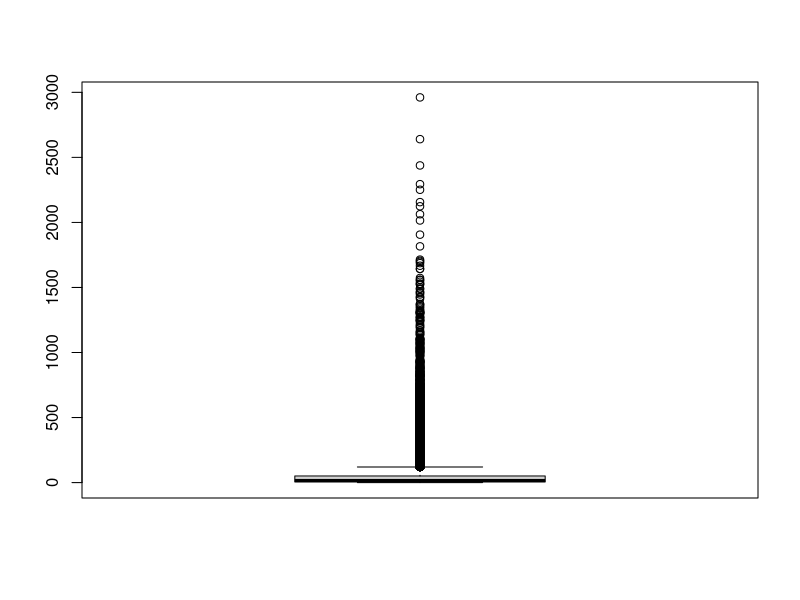
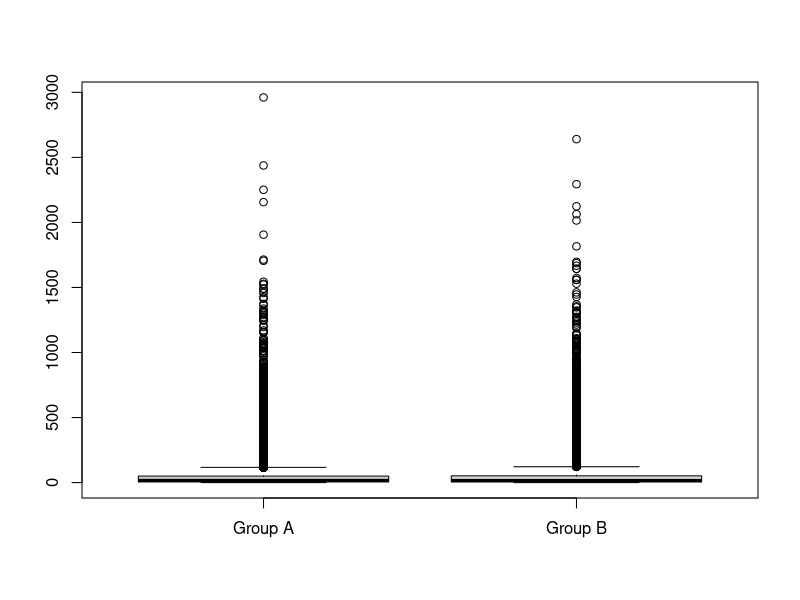
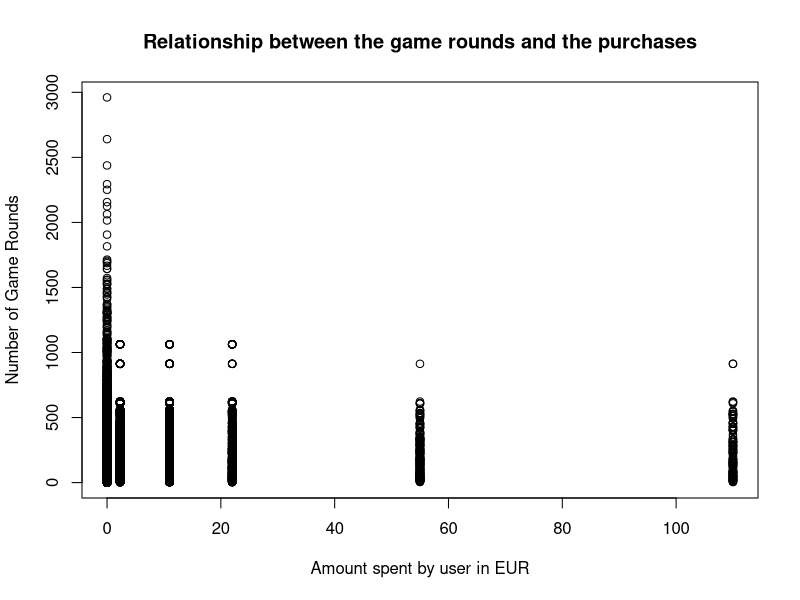
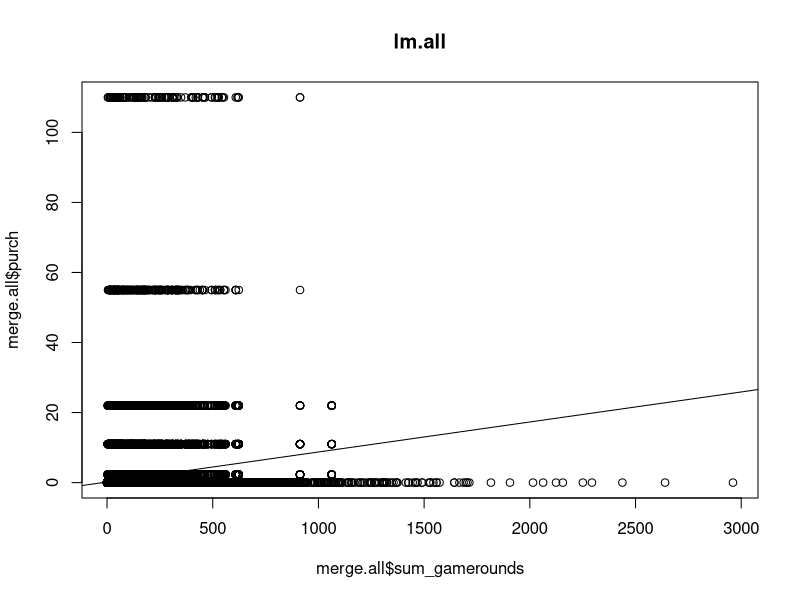
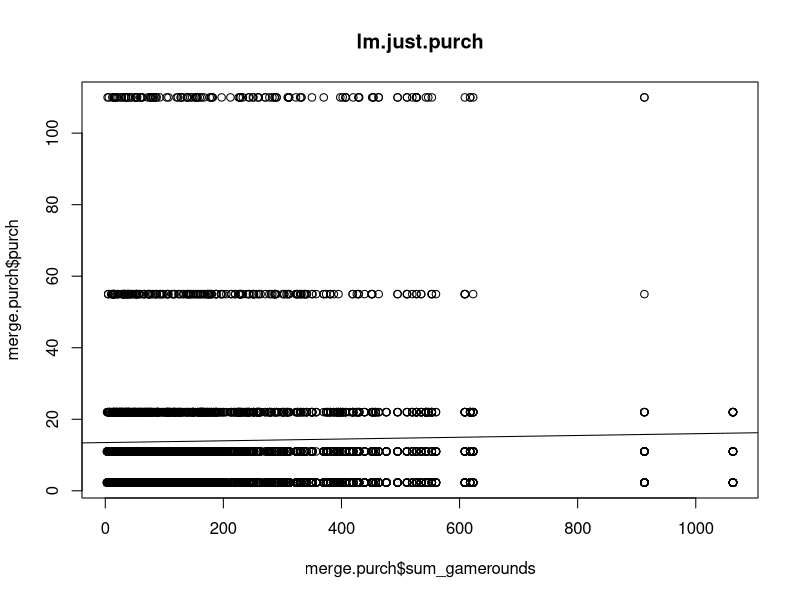

R code for these plots, in order:
## ---- chunk 1
knitr::opts_chunk$set(echo = TRUE)
## ---- chunk 2
  DS <- read.csv("cookie_cats_ABtest.csv", sep = ",")
  PR <- read.csv("cookie_cats_purch.csv", sep = ",")
  
  str(DS)
  str(PR)
## ---- chunk 3
  naUserid <- which(is.na(DS$userid)) ; naUserid
  DS <- DS[-naUserid, ]
## ---- chunk 4
  table(DS$retention_1)
  DS$retention_1[DS$retention_1 == "false "] = FALSE
  DS$retention_1[DS$retention_1 == "  true "] = TRUE
  table(DS$retention_1)
## ---- chunk 5
  DS <- DS[-which.max(DS$sum_gamerounds), ]
## ---- chunk 6
  inexistentValues <- which((PR$id %in% DS$userid) == FALSE) ; inexistentValues
  PR <- PR[-inexistentValues, ]
  which((PR$id %in% DS$userid) == FALSE)
## ---- chunk 7
  naPurch <- which(is.na(PR$purch)) ; naPurch
  PR <- PR[-naPurch, ]
## ---- chunk 8
  PR['purch'] <-  as.numeric(gsub("[a-zA-Z]","", PR$purch))
## ---- chunk 9
  PR$purch[PR$purch < 0] <- -(PR$purch[PR$purch < 0])
  unique(PR$purch)
## ---- chunk 10
  nrow(DS)
## ---- chunk 11
  table(DS$version)
## ---- chunk 12
  boxplot(DS$sum_gamerounds)
  groupA <- DS$sum_gamerounds[DS$version == "gate_30"]
  groupB <- DS$sum_gamerounds[DS$version == "gate_40"]
  boxplot(groupA, groupB, names = c("Group A", "Group B"))
## ---- chunk 13
  activeUsersDay1 <- sum(DS$retention_1 == TRUE)
  totalUsers <- nrow(DS)
  percentageRetentionDay1 <- activeUsersDay1 * 100 / totalUsers
  paste(as.character(round(percentageRetentionDay1, 3)),"%")
## ---- chunk 14
  activeUsersDay7 <- sum(DS$retention_1 == TRUE & DS$retention_7 == TRUE)
  percentageRetentionDay7 <- activeUsersDay7 * 100 / totalUsers
  paste(as.character(round(percentageRetentionDay7, 3)),"%")
## ---- chunk 15
  non.playing.users <- sum(DS$retention_1 == FALSE & DS$retention_7 == FALSE) ; non.playing.users
## ---- chunk 16
  percentageNonPlayingUsers <- non.playing.users * 100 / totalUsers
  paste(as.character(round(percentageNonPlayingUsers, 2)),"%")
## ---- chunk 17
  num.users.DS <- nrow(DS)
  num.users.PR <- nrow(PR)
  PR.AND.DS.USERS <- sum(num.users.DS, num.users.PR)
  
  percentage.paying.users <- num.users.PR * 100 / PR.AND.DS.USERS
  paste(as.character(round(percentage.paying.users, 2)), "%")
## ---- chunk 18
  repeated <- length(table(PR$id))
  percentage.multiple.purchases <- repeated * 100 / num.users.PR
  paste(as.character(round(percentage.multiple.purchases, 2)), "%")
## ---- chunk 19
  mean <- mean(PR$purch) ; mean
  # <- max(PR$purch) ; max esta mal, s'ha de mirar el maxim total de compres per usuari, no la compra mes cara
  
## ---- chunk 20
  #stdev <- sqrt(sum((dataset$A)^2) / (length(dataset$A)-1))
## ---- chunk 21
  library(dplyr)
  merge.all <-merge(DS,PR,by.x="userid",by.y="id", all = TRUE)
  merge.all$purch[is.na(merge.all$purch)] <- 0
  
  merge.purch = merge(DS,PR,by.x="userid",by.y="id")
## ---- chunk 22
  plot(merge.all$purch, merge.all$sum_gamerounds, ylab = "Number of Game Rounds", xlab = "Amount spent by user in EUR", main = "Relationship between the game rounds and the purchases")
## ---- chunk 23
  lm.all <- lm(merge.all$purch ~ merge.all$sum_gamerounds, merge.all)
  lm.all
  
  plot(merge.all$sum_gamerounds, merge.all$purch, main = "lm.all")
  abline(lm.all)
  
  lm.just.purch <- lm(merge.purch$purch ~ merge.purch$sum_gamerounds, merge.purch)
  lm.just.purch
  
  plot(merge.purch$sum_gamerounds, merge.purch$purch, main = "lm.just.purch")
  abline(lm.just.purch)

## ---- chunk 24
  summary(lm.all)
  summary(lm.just.purch)
## ---- chunk 25
  invest <- 50
  new.ds <- data.frame(sum_gamerounds=invest)
  #predict(lm.all, new.ds)
## ---- chunk 26
  
